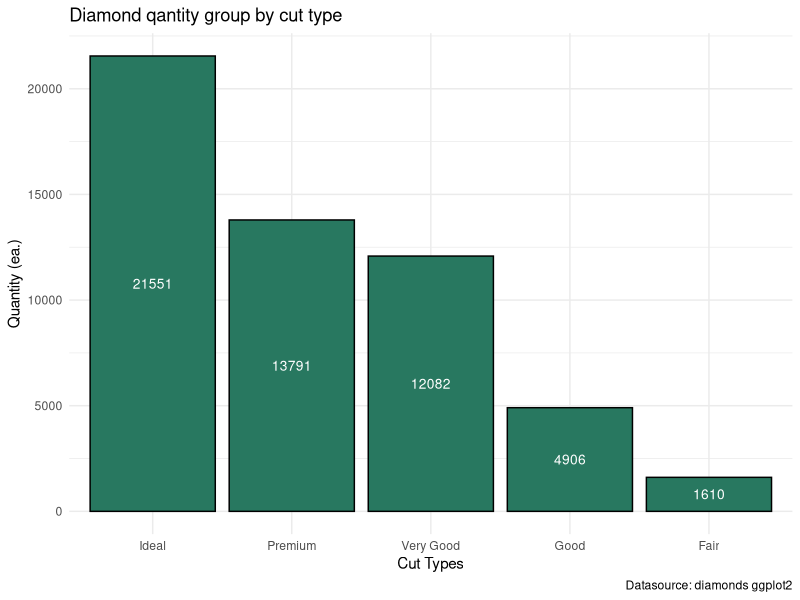
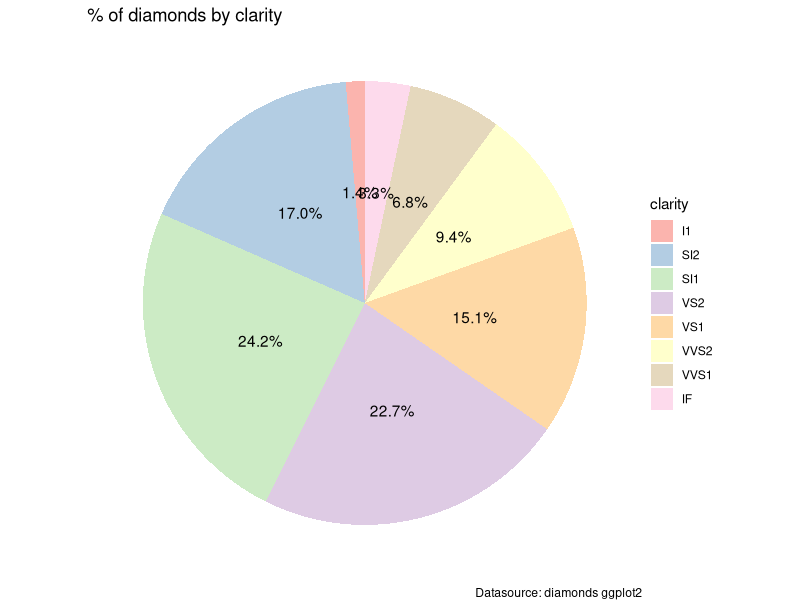
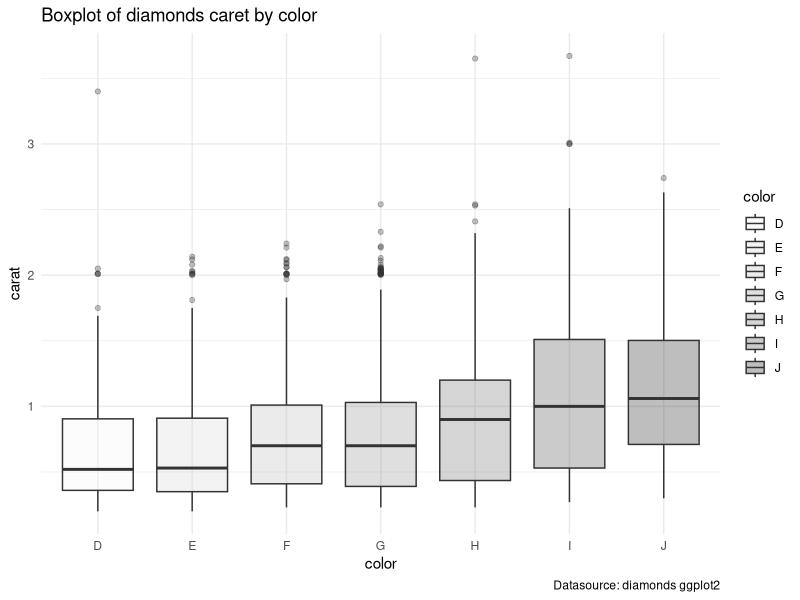
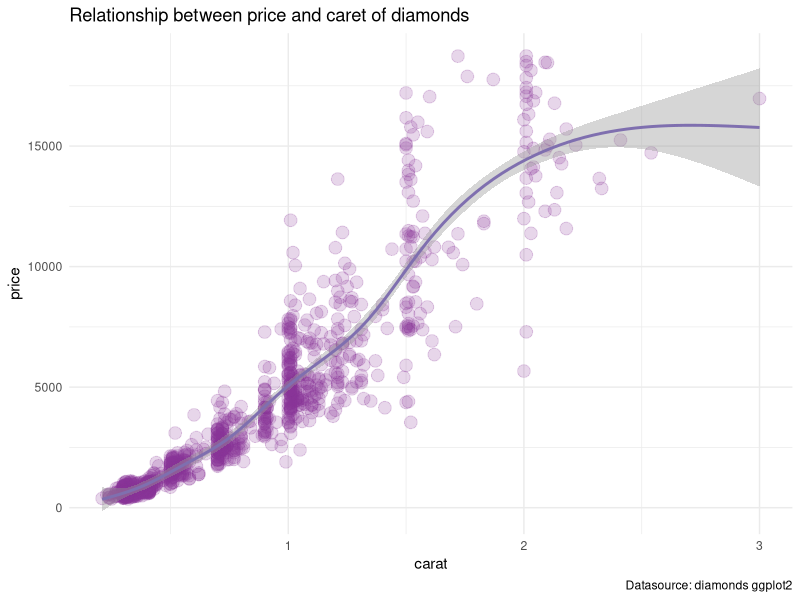
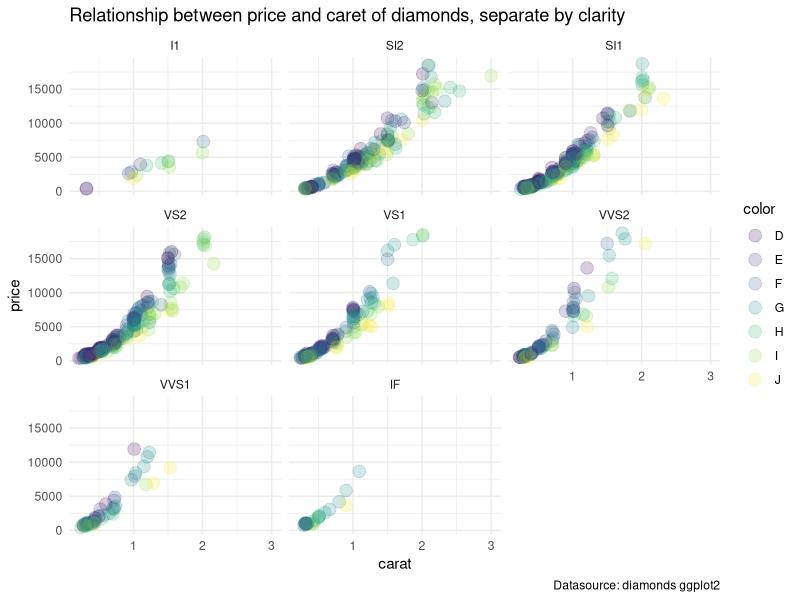

These figures' R source, in order:
library (tidyverse)
library (ggplot2)
library (patchwork)
library (dplyr)
library (scales)

glimpse(diamonds)

View(diamonds)

#HW1 - Summary count by cut types with acceding order
ggplot(diamonds, aes(x = fct_infreq(cut))) +
  geom_bar(stat = "count", fill = "#287860", col = "black") +
  stat_count(geom = "text", color ="white", size=3.5,
             aes(label = after_stat(count)), position=position_stack(vjust=0.5)) +
  theme_minimal() +
  labs (
    title = "Diamond qantity group by cut type",
    x = "Cut Types",
    y = "Quantity (ea.)",
    caption = "Datasource: diamonds ggplot2"
  )
  

#HW2 - Pie chart by clarity
t1 <- diamonds %>%
  group_by(clarity) %>%
  count() %>%
  ungroup() %>%
  mutate(perc = n/sum(n)) %>%
  arrange(perc) %>%
  mutate(labels = scales::percent(perc))

ggplot(t1, aes(x="", y=perc, fill=clarity)) +
  geom_col()+
  geom_text (aes (label=labels),
             position = position_stack(vjust=0.5))+
  coord_polar(theta = "y")+
  theme_void()+
  scale_fill_brewer(type="qual", palette = 4) +
  labs (
    title = "% of diamonds by clarity",
    caption = "Datasource: diamonds ggplot2"
  )

#HW3 - Boxplot of caret by color
set.seed(07)
ggplot(diamonds %>% sample_n(5000), aes (x=color, y=carat, fill=color)) +
  geom_boxplot(alpha=0.3) +
  theme(legend.position="none") +
  scale_fill_brewer(type="seq", palette = 6) +
  theme_minimal() +
  labs (
    title = "Boxplot of diamonds caret by color",
    caption = "Datasource: diamonds ggplot2"
  )

#HW4 - Scatter plot between price and caret
set.seed(07)
ggplot(diamonds %>% sample_n(1000), aes (x=carat, y=price)) +
  geom_point(size=4, alpha=0.2, col="#883399") +
  geom_smooth(method="auto", col="#7F6FAF") +
  theme_minimal() +
  labs (
    title = "Relationship between price and caret of diamonds",
    caption = "Datasource: diamonds ggplot2"
  )

#HW5 - using facet
  set.seed(07)
  ggplot(diamonds %>% sample_n(1000), mapping =aes(x=carat, y=price, col=color)) +
    geom_point(size=4, alpha=0.2) +
    scale_fill_brewer(type="qual", palette = 6) +
    facet_wrap(~clarity) +
    theme_minimal() +
    labs (
      title = "Relationship between price and caret of diamonds, separate by clarity",
      caption = "Datasource: diamonds ggplot2"
    )





